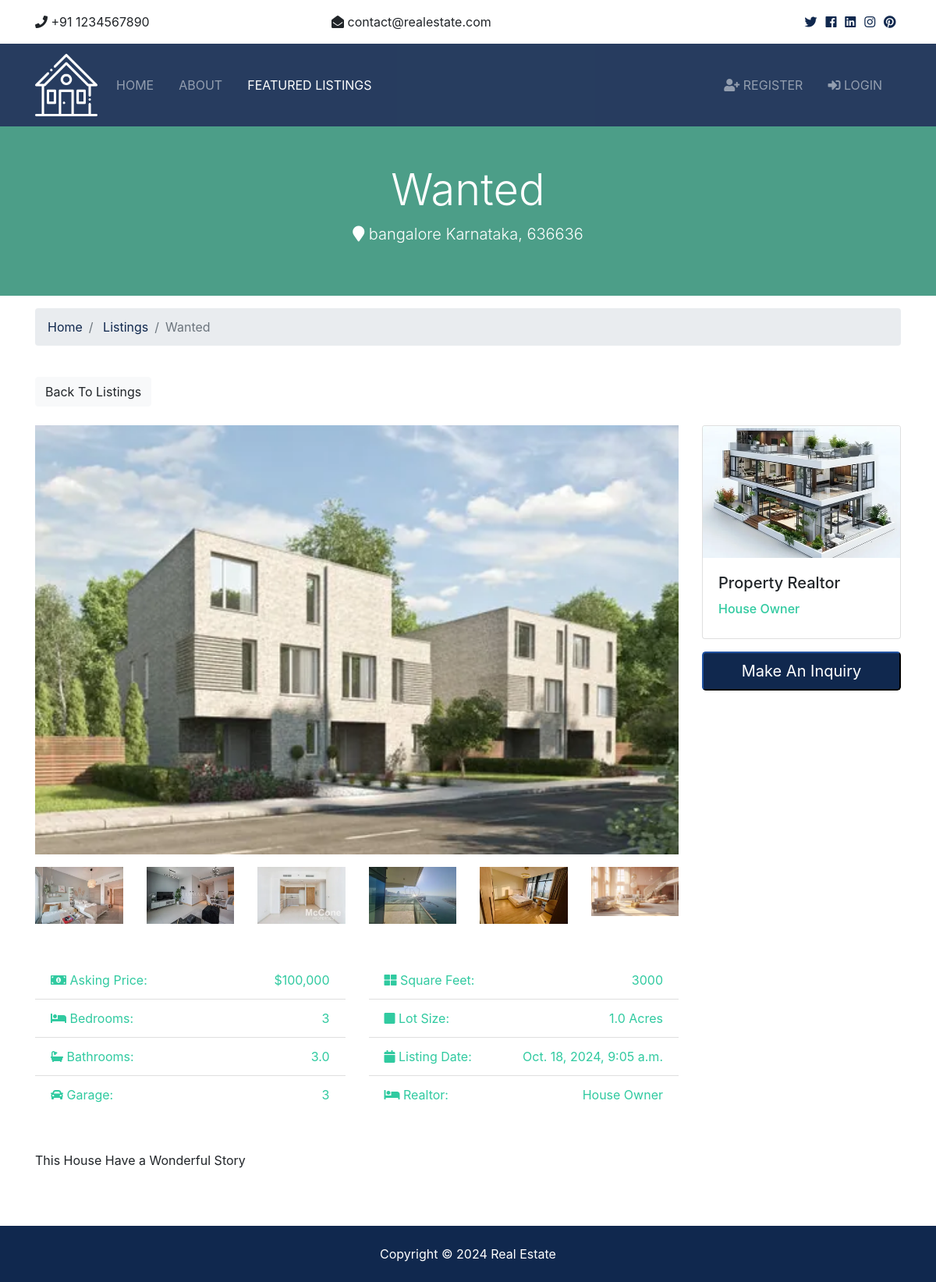
/listings/listing/4/, run on the app's committed database.
### listings/models.py (models this page shows, shortened)
class Listing(models.Model):
  realtor = models.ForeignKey(Realtor, on_delete=models.DO_NOTHING)
  title = models.CharField(max_length=200)
  address = models.CharField(max_length=200)
  city = models.CharField(max_length=100)
  state = models.CharField(max_length=100)
  zipcode = models.CharField(max_length=20)
  description = models.TextField(blank=True)
  price = models.IntegerField()
  bedrooms = models.IntegerField()
  bathrooms = models.DecimalField(max_digits=2, decimal_places=1)
  garage = models.IntegerField(default=0)
  sqft = models.IntegerField()
  lot_size = models.DecimalField(max_digits=5, decimal_places=1)
  photo_main = models.ImageField(upload_to='photos/%Y/%m/%d/')
  photo_1 = models.ImageField(upload_to='photos/%Y/%m/%d/', blank=True)
  photo_2 = models.ImageField(upload_to='photos/%Y/%m/%d/', blank=True)
  photo_3 = models.ImageField(upload_to='photos/%Y/%m/%d/', blank=True)
  photo_4 = models.ImageField(upload_to='photos/%Y/%m/%d/', blank=True)
  photo_5 = models.ImageField(upload_to='photos/%Y/%m/%d/', blank=True)
  photo_6 = models.ImageField(upload_to='photos/%Y/%m/%d/', blank=True)
  is_published = models.BooleanField(default=True)
  list_date = models.DateTimeField(default=datetime.now, blank=True)

### realtors/models.py (models this page shows)
class Realtor(models.Model):
  name = models.CharField(max_length=200)
  photo = models.ImageField(upload_to='photos/%Y/%m/%d/')
  description = models.TextField(blank=True)
  phone = models.CharField(max_length=20)
  email = models.CharField(max_length=50)
  is_mvp = models.BooleanField(default=False)
  hire_date = models.DateTimeField(default=datetime.now, blank=True)
  def __str__(self):
    return self.name

### listings/views.py (the view)
# urls.py: path('<int:listing_id>', views.listing, name='listing'),
def listing(request, listing_id):
    listing = get_object_or_404(Listing, pk=listing_id)
    context = {
        'listing': listing
    }
    return render(request, 'listings/listing.html', context)

### templates/listings/listing.html (shortened to what this page needs)
{% extends 'base.html' %}
{% load humanize %}
{% block content %}
<section id="showcase-inner" class="py-5 text-white">
    <div class="container">
      <div class="row text-center">
        <div class="col-md-12">
          <h1 class="display-4">{{ listing.title }}</h1>
          <p class="lead">
            <i class="fas fa-map-marker"></i> {{ listing.city }} {{ listing.state }}, {{ listing.zipcode }}</p>
        </div>
      </div>
    </div>
  </section>
  <section id="bc" class="mt-3">
    <div class="container">
      <nav>
        <ol class="breadcrumb">
          <li class="breadcrumb-item">
            <a href="{% url 'index' %}">Home</a>
          </li>
          <li class="breadcrumb-item">
            <a href="{% url 'listings' %}">Listings</a>
          </li>
          <li class="breadcrumb-item active">{{ listing.title }}</li>
        </ol>
      </nav>
    </div>
  </section>
  <section id="listing" class="py-4">
    <div class="container">
      <a href="{% url 'listings' %}" class="btn btn-light mb-4">Back To Listings</a>
      <div class="row">
        <div class="col-md-9">
          <img src="{{ listing.photo_main.url }}" alt="" class="img-main img-fluid mb-3">
          <div class="row mb-5 thumbs">
            {% if listing.photo_1 %}
            <div class="col-md-2">
              <a href="{{ listing.photo_1.url }}" data-lightbox="home-images">
                <img src="{{ listing.photo_1.url }}" alt="" class="img-fluid">
              </a>
            </div>
            {% endif %}
            {% if listing.photo_2 %}
            <div class="col-md-2">
              <a href="{{ listing.photo_2.url }}" data-lightbox="home-images">
                <img src="{{ listing.photo_2.url }}" alt="" class="img-fluid">
              </a>
            </div>
            {% endif %}
            {% if listing.photo_3 %}
            <div class="col-md-2">
              <a href="{{ listing.photo_3.url }}" data-lightbox="home-images">
                <img src="{{ listing.photo_3.url }}" alt="" class="img-fluid">
              </a>
            </div>
            {% endif %}
            {% if listing.photo_4 %}
            <div class="col-md-2">
              <a href="{{ listing.photo_4.url }}" data-lightbox="home-images">
                <img src="{{ listing.photo_4.url }}" alt="" class="img-fluid">
              </a>
            </div>
            {% endif %}
            {% if listing.photo_5 %}
            <div class="col-md-2">
              <a href="{{ listing.photo_5.url }}" data-lightbox="home-images">
                <img src="{{ listing.photo_5.url }}" alt="" class="img-fluid">
              </a>
            </div>
            {% endif %}
            {% if listing.photo_6 %}
            <div class="col-md-2">
              <a href="{{ listing.photo_6.url }}" data-lightbox="home-images">
                <img src="{{ listing.photo_6.url }}" alt="" class="img-fluid">
              </a>
            </div>
            {% endif %}
          </div>
          <div class="row mb-5 fields">
            <div class="col-md-6">
              <ul class="list-group list-group-flush">
                <li class="list-group-item text-secondary">
                  <i class="fas fa-money-bill-alt"></i> Asking Price:
                  <span class="float-right">${{ listing.price | intcomma }}</span>
                </li>
                <li class="list-group-item text-secondary">
                  <i class="fas fa-bed"></i> Bedrooms:
                  <span class="float-right">{{ listing.bedrooms }}</span>
                </li>
                <li class="list-group-item text-secondary">
                  <i class="fas fa-bath"></i> Bathrooms:
                  <span class="float-right">{{ listing.bathrooms }}</span>
                </li>
                <li class="list-group-item text-secondary">
                  <i class="fas fa-car"></i> Garage:
                  <span class="float-right">{{ listing.garage }}
                  </span>
                </li>
              </ul>
            </div>
            <div class="col-md-6">
              <ul class="list-group list-group-flush">
                <li class="list-group-item text-secondary">
                  <i class="fas fa-th-large"></i> Square Feet:
                  <span class="float-right">{{ listing.sqft }}</span>
                </li>
                <li class="list-group-item text-secondary">
                  <i class="fas fa-square"></i> Lot Size:
                  <span class="float-right">{{ listing.lot_size }} Acres
                  </span>
                </li>
                <li class="list-group-item text-secondary">
                  <i class="fas fa-calendar"></i> Listing Date:
                  <span class="float-right">{{ listing.list_date }}</span>
                </li>
                <li class="list-group-item text-secondary">
                  <i class="fas fa-bed"></i> Realtor:
                  <span class="float-right">{{ listing.realtor }}
                  </span>
                </li>
              </ul>
            </div>
          </div>
          <div class="row mb-5">
            <div class="col-md-12">
                {{ listing.description }}
            </div>
          </div>
        </div>
        <div class="col-md-3">
          <div class="card mb-3">
            <img class="card-img-top" src="{{ listing.realtor.photo.url }}" alt="">
            <div class="card-body">
              <h5 class="card-title">Property Realtor</h5>
              <h6 class="text-secondary">{{ listing.realtor }}</h6>
            </div>
          </div>
          <button class="btn-primary btn-block btn-lg" data-toggle="modal" data-target="#inquiryModal">Make An Inquiry</button>
        </div>
      </div>
    </div>
  </section>
{% endblock %}

### realestate/static/css/all.css (style rules this page uses)
.fa, .fas, .far, .fal, .fab { -moz-osx-font-smoothing: grayscale; -webkit-font-smoothing: antialiased; display: inline-block; font-style: normal; font-variant: normal; text-rendering: auto; line-height: 1; }
.fa-bath:before { content: "\f2cd"; }
.fa-bed:before { content: "\f236"; }
.fa-calendar:before { content: "\f133"; }
.fa-car:before { content: "\f1b9"; }
.fa-map-marker:before { content: "\f041"; }
.fa-money-bill-alt:before { content: "\f3d1"; }
.fa-square:before { content: "\f0c8"; }
.fa-th-large:before { content: "\f009"; }
.fa, .fas { font-family: 'Font Awesome 5 Free'; font-weight: 900; }

### realestate/static/css/style.css (style rules this page uses)
img { width: 100%; }
#showcase-inner { background: url(../img/building.jpg) no-repeat top center fixed/cover; position: relative; overflow: hidden; min-height: 200px; }
#showcase-inner::before { content: ''; position: absolute; top: 0; left: 0; min-height: 100%; width: 100%; background: rgba(32, 134, 107, 0.8); }

### data on the page
Listing: title "Wanted", city "bangalore", state "Karnataka", zipcode "636636", photo_main (picture), photo_1 (picture), photo_2 (picture), photo_3 (picture), photo_4 (picture), photo_5 (picture), photo_6 (picture), price "100,000", bedrooms "3", bathrooms "3.0", garage "3", sqft "3000", lot_size "1.0", list_date "Oct. 18, 2024, 9:05 a.m.", realtor "House Owner", description "This House Have a Wonderful Story", realtor.photo (picture)
